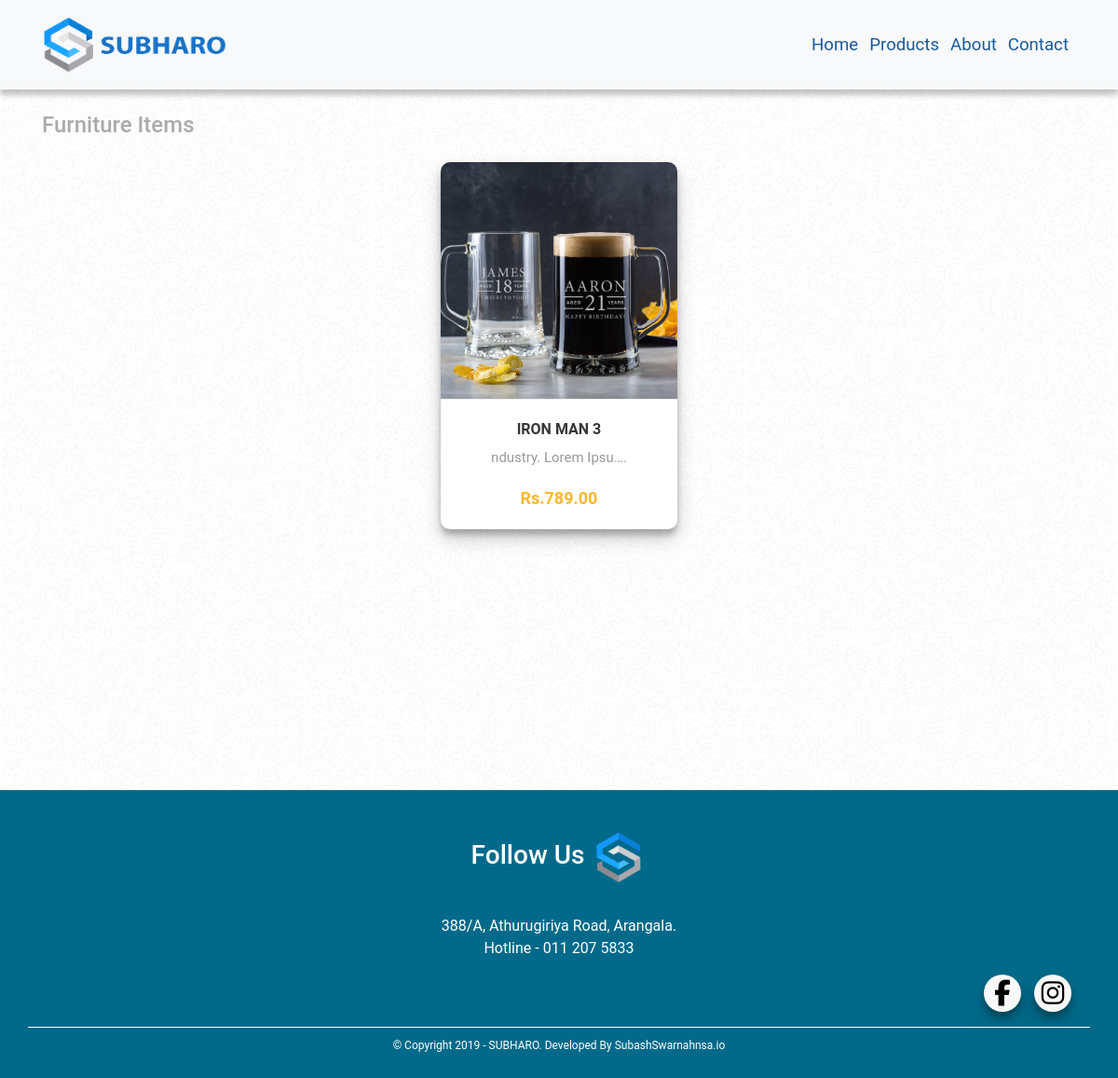
The app's page /furniture-items/ with its own data.
### shop/models.py (models this page shows, shortened)
class Item(models.Model):
    name = models.CharField(max_length=100)
    description = models.TextField()
    price = models.DecimalField(decimal_places=2, max_digits=10000)
    slug = models.SlugField(unique=True)
    featured = models.BooleanField(default=False)
    category = models.CharField(choices=CATEGORY_CHOICES, max_length=1)
    image = models.ImageField(upload_to="items/", null=True, blank=True)

### shop/views.py (the view)
# urls.py: path('furniture-items/', views.furniture_items, name='furniture_items'),
def furniture_items(request):
    items = Item.objects.all()
    context = {'items': items}
    return render(request, 'furniture.html', context)

### shop/templates/furniture.html (shortened to what this page needs)
{% extends 'base.html' %}
{% block content %}
<div class="container">
  <h4>Furniture Items</h4>
  <div class="row">
    {% for item in items %}
      {% if item.category == 'F' %}
      <div class="card-deck mx-auto align-items-center">
        <div class="card card-inverse card-success text-center" style="width: 15.9rem;">
          <a href="{% url 'single_product' slug=item.slug %}"><img class="card-img-top" src="{{ item.image.url }}" alt="Card image cap"></a>
          <div class="card-body">
            <a style="text-decoration:none" href="{% url 'single_product' slug=item.slug %}"><b>{{ item.name }}</b></a>
            <p class="card-text">{{ item.description|truncatechars:20 }}.</p>
            <a style="text-decoration:none" href="{% url 'single_product' slug=item.slug %}"><div class="product-price">Rs.{{ item.price }}</div></a>
          </div>
        </div>
      </div>
   {% endif %}
  {% endfor %}
  </div>
</div>
{% endblock %}

### shop/static/css/show.css (style rules this page uses)
body { font-family: 'Roboto', sans-serif; background: url(../images/so-white.png) }
.product-price { font-size: 18px; color: #fbb72c; font-weight: 600; text-decoration: none; }
.card-body { overflow: hidden; border-top: 1px solid #eee; font-family: 'Roboto', sans-serif; }
.card-body p { font-size: 15px; line-height: 16px; margin-bottom: 22px; color: #999; }
.card-body b { font-family: 'Roboto', sans-serif; font-weight: 40pt; display: block; margin-bottom: 10px; text-transform: uppercase; color: #363636; text-decoration: none; transition: 0.3s; }
.card-img-top { max-width: 100%; max-height: 490px; }
.product-price { font-size: 18px; color: #fbb72c; font-weight: 600; }
.card { box-shadow: 0 10px 20px rgba(0,0,0,0.19), 0 6px 6px rgba(0,0,0,0.23); overflow: hidden; border-style: none; border-radius: 10px; margin: 6%; display: inline-block; float: none; width: 100%; text-decoration: none; max-width: 100%; }
h4 { padding-top: 120px; color: #ABAAAA; font-size: 18pt; }
.container { max-width:auto; width: 100%; margin: 0 auto; }

### records on screen
Item: image (picture), name "IRON MAN 3", description "ndustry. Lorem Ipsu…", price "789.00"
